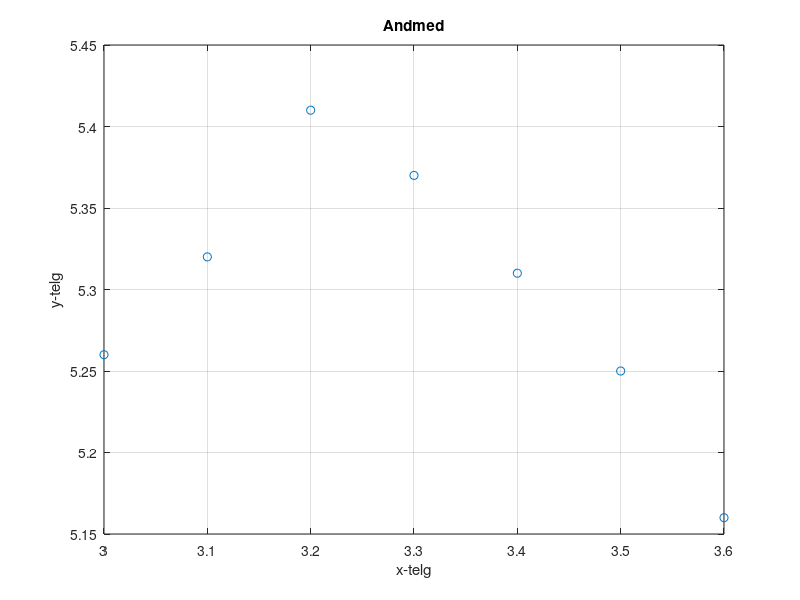
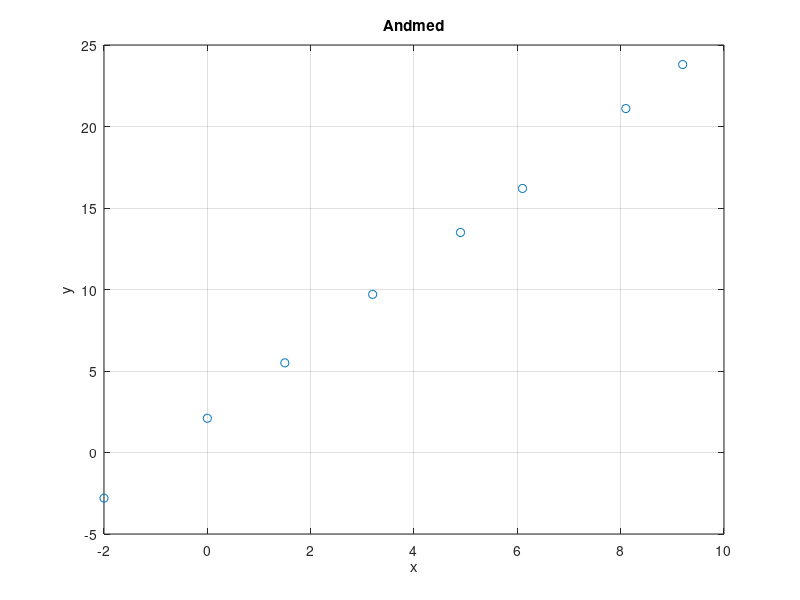

Reproduce these figures in MATLAB, in order. (Note: this script raises an error after producing the figures.)
clc
clear

fprintf("Ülesanne 1.\n")
x = 3: 0.1: 3.6;
y = [5.26, 5.32, 5.41, 5.37, 5.31, 5.25, 5.16];
h = 0.1;
figure(1)
plot(x,y,'o')
grid on
xlabel('x-telg')
ylabel('y-telg')
title('Andmed')
hold off


% Preallocation for speed
tuletis = zeros(1, length(y));
%-------------------------------------------
% a) tuletis esimeses sõlmes
% kasutame diferentsvalemit sammuga ette
% sammu pikkus h=0.1
tuletis(1) = (y(2)-y(1))/h;
% b) tuletis sisesõlmedes
% kasutame keskmistatud diferentsvalemit -
% tuletise leidmisel sõlmes x_i kasutame
% eelmist sõlme x_(i-1) ja järgmist sõlme x_(i+1)
for i=2:(length(y)-1)
    tuletis(i) = (y(i+1)-y(i-1))/(2*h);
end
% ac) tuletis viimases sõlmes
% kasutame diferentsvalemit sammuga taha
% sammu pikkus h=0.1
tuletis(length(y)) = (y(length(y))-y(length(y)-1))/h;
disp(tuletis)

fprintf("Ülesanne 2.\n")
x = [-2   0.0 1.5 3.2  4.9  6.1  8.1  9.2];
y = [-2.8 2.1 5.5 9.7 13.5 16.2 21.1 23.8];
figure(2)
plot(x,y,'o')
grid on
xlabel('x')
ylabel('y')
title('Andmed')

% a) lähendame funktsiooni y(x) lineaarfunktsiooniga
% vähimruutude mõttes kaalusid mitte arvestades,
% st kaalud on võrdsed
kordajad = polyfit(x, y, 1)
% y(x) ~ Phi(x) = 2.3598*x  +  1.9933
phi = @(x) kordajad(1).*x + kordajad(2);
hold on
fplot(phi,'g',[-3, 24])
% b) leiame kuupfunktsiooni 1. järku tuletise, mis annab meile tõusu
syms x;
f2 = matlabFunction(diff(phi,x,1))

fprintf("Ülesanne 3.\n")
t = [0.0, 2.0, 4.0, 6.0, 8.0, 10.0, 12.0, 14.0, 16.0];
s = [0.0, 0.7, 1.8, 3.4, 5.1,  6.3,  7.3,  8.0,  8.4];

fprintf("Kiiruse definitsioon: v = ds/dt\n")
dt = t(2)-t(1);
v = zeros(1, length(s));    % Et oleks kiirem
v(1) = (s(2)-s(1))/dt;                              % ettesamm
for i = 2:(length(s)-1)
    v(i) = (s(i+1) - s(i-1))/(2*dt);                % kesksamm
end
v(length(s)) = (s(length(s))-s(length(s)-1))/dt;    % tahasamm
% Leia mitmes element on t vektroris võrdne 10-ga ning 
% leia selle indeksiga element kiiruse vektorist.
for i = 1:length(t)
    if t(i) == 10.0
        fprintf("Indeks, kus t = 10 sekundit: t(%d).\n", i)
        fprintf("Seega on kiirus ajahetkel t=10 võimalik leida järgmiselt: v(%d) = %.4f m/s.\n", i, v(i))
        break
    end
end

fprintf("\nKiirenduse definitsioon: a = dv/dt")
a = zeros(1, length(v));
a(1) = (v(2) - v(1))/dt;                            % ettesamm
for i = 2:(length(v)-1)
    a(i) = (v(i+1) - v(i-1))/(2*dt);                % kesksamm
end
a(length(v)) = (v(length(v)) - v(length(v)-1))/dt;  % tahasamm
for i = 1:length(t)
    if t(i) == 10.0
        fprintf("Indeks, kus t = 10 sekundit: t(%d).\n", i)
        fprintf("Seega on kiirendus ajahetkel t=10 võimalik leida järgmiselt: a(%d) = %.4f m/s^2.\n", i, a(i))
        break
    end
end